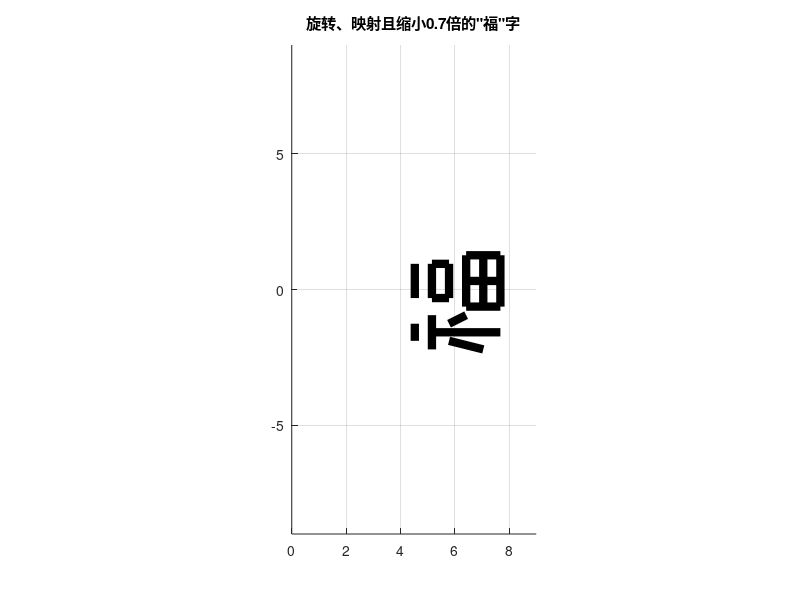

Reproduce this figure in MATLAB.
clc, clear;
figure; hold on; axis equal; grid on;
xlim([0 9]); ylim([-9 9]);
lw = 6; 

% 定义缩放因子
scale = 0.7;

% 复合变换函数：(旋转 + 映射 + 整体缩小 0.7)
% 这里的 +2 是你代码中带有的偏移量，确保字在 X 轴的显示范围
finalX = @(x, y) ((-y + 10) * 0.9 + 2) * scale + 2.5;
finalY = @(x, y) ((x * 0.9) - 4.5) * scale;

% 定义原始笔画数据 (x_start, x_end; y_start, y_end)
strokes = {
    [2 3], [9 9];       % 左-上横
    [1.5 3.5], [8 8];   % 左-中横
    [2.5 2.5], [4 8];   % 左-竖
    [1.5 2], [5 7];     % 左-撇
    [3.5 3], [6 7];     % 左-点
    [4.5 6.5], [9 9];   % 右-顶横
    [4.5 6.5], [8 8];   % 右-口上横
    [4.5 4.5], [7 8];   % 右-口左竖
    [6.5 6.5], [7 8];   % 右-口右竖
    [4.5 6.5], [7 7];   % 右-口下横
    [4 7], [6 6];       % 下-田上横
    [4 4], [4 6];       % 下-田左竖
    [7 7], [4 6];       % 下-田右竖
    [4 7], [4 4];       % 下-田下横
    [4 7], [5 5];       % 下-田中横
    [5.5 5.5], [4 6];   % 下-田中竖
};

% 初始化坐标存储矩阵 (Name: Fu_Stroke_Coordinates)
% 格式：[线段序号, X1, Y1, X2, Y2]
Fu_Stroke_Coordinates = zeros(length(strokes), 5);

fprintf('--- Fu_Stroke_Coordinates (缩小0.7倍后的坐标) ---\n');
fprintf('%-6s | %-8s | %-8s | %-8s | %-8s\n', '序号', 'X1', 'Y1', 'X2', 'Y2');
fprintf('------------------------------------------------------------\n');

for i = 1:length(strokes)
    origX = strokes{i, 1};
    origY = strokes{i, 2};
    
    % 计算映射后的坐标
    newX = finalX(origX, origY);
    newY = finalY(origX, origY);
    
    % 绘制
    plot(newX, newY, 'k', 'LineWidth', lw);
    
    % 存储坐标
    Fu_Stroke_Coordinates(i, :) = [i, newX(1), newY(1), newX(2), newY(2)];
    
    % 打印坐标
    fprintf('%-8d | %-8.3f | %-8.3f | %-8.3f | %-8.3f\n', ...
        Fu_Stroke_Coordinates(i,1), Fu_Stroke_Coordinates(i,2), ...
        Fu_Stroke_Coordinates(i,3), Fu_Stroke_Coordinates(i,4), ...
        Fu_Stroke_Coordinates(i,5));
end

title('旋转、映射且缩小0.7倍的"福"字');